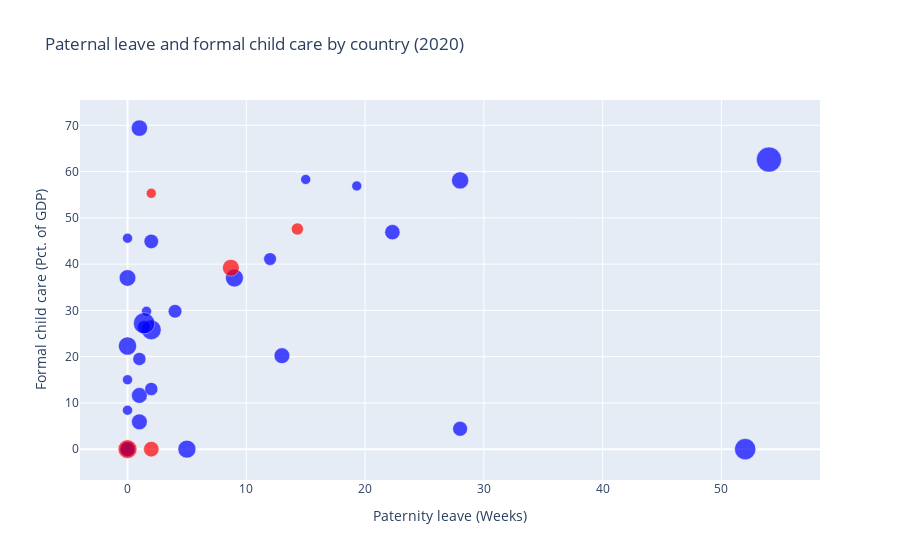

Notebook code cell kept with this figure:
### Code cell
# Make bubble plot

highlighted_countries = ['Denmark', 'Sweden', 'Germany','United Kingdom','United States']

# Create a color map for the markers
marker_colors = df_merged['Country'].apply(lambda country: 'red' if country in highlighted_countries else 'blue')

fig = go.Figure()

fig.add_trace(go.Scatter(
    x=df_merged['Father_leave'],
    y=df_merged['Formal_child_care'],
    mode='markers',
    marker=dict(
        size=df_merged['Gender_gap'],
        sizemode='area',
        sizeref=0.1,
        sizemin=5,
        color=marker_colors,  # Set the marker color based on the color map
        opacity=0.7,  # Set the opacity to make the markers semi-transparent
        line=dict(width=0.5, color='white'),  # Add a white border around the markers
    ),
    text=df_merged['Country'],
))

# Set the plot layout
fig.update_layout(
    title='Paternal leave and formal child care by country (2020)',
    xaxis_title='Paternity leave (Weeks)',
    yaxis_title='Formal child care (Pct. of GDP)',
)

# Display the plot in an interactive window
fig.show()

### Figure 1 — Plotly figure (JSON) as saved in the notebook; plotly's stock layout.template omitted (floating-point values rounded to 4 significant figures)
{"data": [{"marker": {"color": ["blue", "blue", "blue", "blue", "blue", "blue", "blue", "blue", "blue", "blue", "red", "blue", "blue", "blue", "blue", "blue", "red", "blue", "blue", "blue", "blue", "blue", "blue", "blue", "blue", "blue", "blue", "blue", "blue", "blue", "blue", "blue", "red", "blue", "red", "red"], "line": {"color": "white", "width": 0.5}, "opacity": 0.7, "size": [10.5, 12.4, 1.2, 2.6, 16.1, 8.6, 2.7, 3, 16.6, 12.4, 5, 19.6, 11.8, 10.5, 16, 14.6, 14.2, 12.4, 8.7, 22.5, 31.5, 22.7, 9.3, 13.3, 4.6, 4.8, 11.9, 8.7, 11.7, 3.3, 11, 8.1, 7.4, 13.8, 12, 17.7], "sizemin": 5, "sizemode": "area", "sizeref": 0.1}, "mode": "markers", "text": ["Australia", "Austria", "Belgium", "Bulgaria", "Canada", "Chile", "Colombia", "Costa Rica", "Cyprus", "Czech Republic", "Denmark", "Estonia", "Euro area", "European Union 27", "Finland", "France", "Germany", "Hungary", "Italy", "Japan", "Korea", "Latvia", "Lithuania", "Netherlands", "New Zealand", "Norway", "OECD countries", "Poland", "Portugal", "Romania", "Slovak Republic", "Spain", "Sweden", "Switzerland", "United Kingdom", "United States"], "type": "scatter", "x": [2, 13, 19.3, 0, 5, 1, 1.6, 0, 0, 1, 2, 2, 0, 0, 9, 28, 8.7, 1, 1.4, 52, 54, 1.4, 4, 1, 0, 15, 0, 2, 22.3, 0, 28, 12, 14.3, 0, 2, 0], "y": [44.9, 20.2, 56.9, 15, 0, 19.5, 29.8, 0, 22.3, 5.9, 55.3, 25.8, 0, 0, 37, 58.1, 39.2, 11.6, 26.4, 0, 62.6, 27.2, 29.8, 69.4, 45.6, 58.3, 0, 13, 46.9, 8.4, 4.4, 41.1, 47.6, 37, 0, 0]}], "layout": {"title": {"text": "Paternal leave and formal child care by country (2020)"}, "xaxis": {"title": {"text": "Paternity leave (Weeks)"}}, "yaxis": {"title": {"text": "Formal child care (Pct. of GDP)"}}}}
